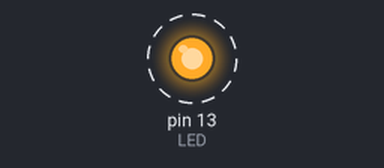
Recording of a sketch running on a simulated Arduino Uno, built with avr-gcc and run on an emulated ATmega328P. Parts: output pins drawn as LEDs (lit = HIGH). Dashed ring = blinking.

Above: at 0.2 s.
Timing chart, 0 to 4.6 s (numbered marks = the images above):
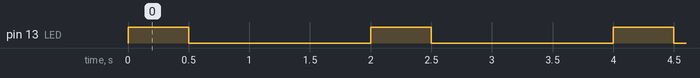

Measured:
- by itself, pin 13 (LED): alternates HIGH for 0.50 s and LOW for 1.5 s

The sketch:

sheet1_Q1-abanoub-entesar.ino
```cpp
#define LED 13
#define T 2000

void setup() {
  pinMode(LED,OUTPUT);
}

void loop() {
  digitalWrite(LED,HIGH);
  delay(T/4);
  digitalWrite(LED,LOW);
  delay((3*T)/4);
}
```
